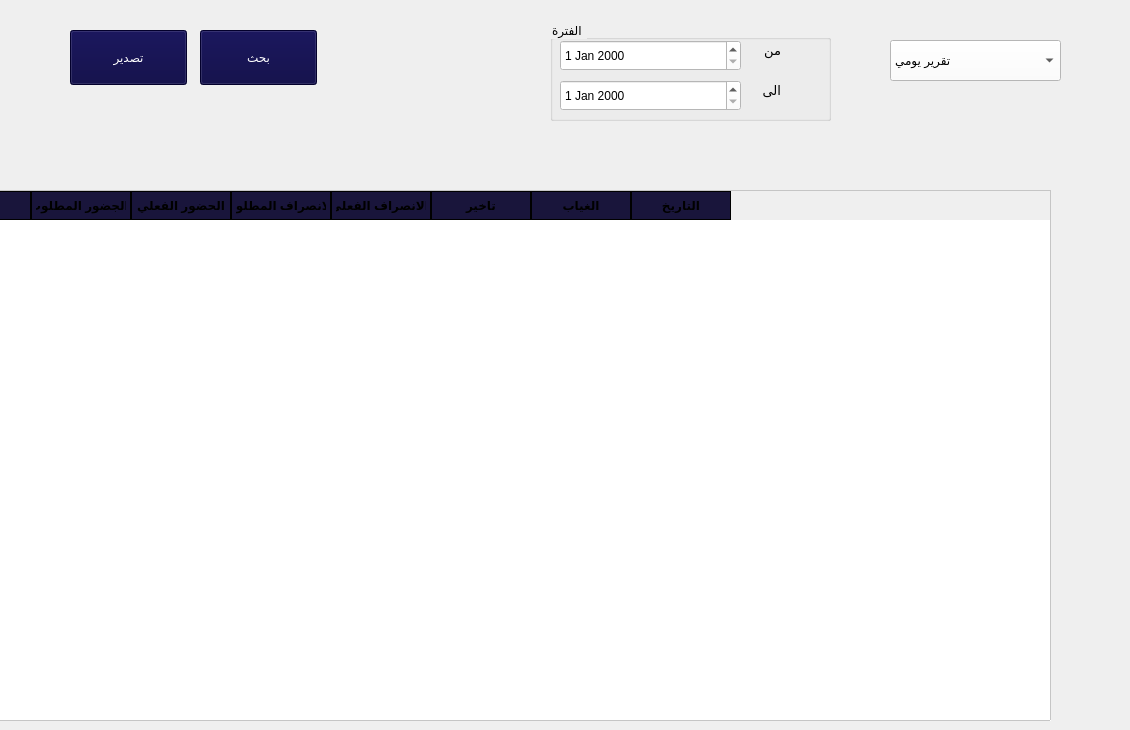
           <widget class="QWidget" name="tab_192">
            <attribute name="title">
             <string>تقرير جميع المعلمين</string>
            </attribute>
            <widget class="QGroupBox" name="groupBox_33">
             <property name="geometry">
              <rect>
               <x>550</x>
               <y>20</y>
               <width>281</width>
               <height>101</height>
              </rect>
             </property>
             <property name="styleSheet">
              <string notr="true">color: rgb(0, 0, 0);
font: 10pt &quot;MS Shell Dlg 2&quot;;</string>
             </property>
             <property name="title">
              <string>الفترة </string>
             </property>
             <widget class="QDateEdit" name="dateEdit_29">
              <property name="geometry">
               <rect>
                <x>10</x>
                <y>20</y>
                <width>181</width>
                <height>31</height>
               </rect>
              </property>
              <property name="styleSheet">
               <string notr="true">background-color: rgb(255, 255, 255);
color: rgb(0, 0, 0);</string>
              </property>
             </widget>
             <widget class="QDateEdit" name="dateEdit_30">
              <property name="geometry">
               <rect>
                <x>10</x>
                <y>60</y>
                <width>181</width>
                <height>31</height>
               </rect>
              </property>
              <property name="styleSheet">
               <string notr="true">background-color: rgb(255, 255, 255);
color: rgb(0, 0, 0);</string>
              </property>
             </widget>
             <widget class="QLabel" name="label_153">
              <property name="geometry">
               <rect>
                <x>200</x>
                <y>20</y>
                <width>31</width>
                <height>21</height>
               </rect>
              </property>
              <property name="font">
               <font>
                <pointsize>10</pointsize>
               </font>
              </property>
              <property name="text">
               <string>من</string>
              </property>
             </widget>
             <widget class="QLabel" name="label_154">
              <property name="geometry">
               <rect>
                <x>200</x>
                <y>60</y>
                <width>31</width>
                <height>21</height>
               </rect>
              </property>
              <property name="font">
               <font>
                <pointsize>10</pointsize>
               </font>
              </property>
              <property name="text">
               <string>الى</string>
              </property>
             </widget>
            </widget>
            <widget class="QTableWidget" name="tableWidget_33">
             <property name="geometry">
              <rect>
               <x>-70</x>
               <y>190</y>
               <width>1121</width>
               <height>531</height>
              </rect>
             </property>
             <property name="styleSheet">
              <string notr="true">QTableWidget {
    background-color: #FFFFFF;
    alternate-background-color:rgb(0, 0, 0);
    font: 9pt &quot;PT Bold Heading&quot;;
    font-weight: bold;
 color:rgb(0, 0, 0)
}

QHeaderView::section {
    background-color:rgb(25, 21, 59);
    border: 1px solid rgb(0, 0, 0);
    font-weight: bold;
    padding: 4px;
    text-align: center;
	font: 10pt &quot;PT Bold Heading&quot;;
}

QTableWidget::item:selected {
    background-color:rgb(25, 21, 65);
    color:rgb(255, 255, 255);
}</string>
             </property>
             <column>
              <property name="text">
               <string>الاسم</string>
              </property>
             </column>
             <column>
              <property name="text">
               <string>االجضور المطلوب</string>
              </property>
             </column>
             <column>
              <property name="text">
               <string>الحضور الفعلي</string>
              </property>
             </column>
             <column>
              <property name="text">
               <string>الانصراف المطلوب </string>
              </property>
             </column>
             <column>
              <property name="text">
               <string>الانصراف الفعلي </string>
              </property>
             </column>
             <column>
              <property name="text">
               <string>تاخير</string>
              </property>
             </column>
             <column>
              <property name="text">
               <string>الغياب</string>
              </property>
             </column>
             <column>
              <property name="text">
               <string>التاريخ</string>
              </property>
             </column>
            </widget>
            <widget class="QPushButton" name="pushButton_224">
             <property name="geometry">
              <rect>
               <x>200</x>
               <y>30</y>
               <width>117</width>
               <height>55</height>
              </rect>
             </property>
             <property name="layoutDirection">
              <enum>Qt::LeftToRight</enum>
             </property>
             <property name="styleSheet">
              <string notr="true">background-color:rgb(4, 0, 62);
color:rgb(255, 255, 255);
font: 15pt &quot;PT Bold Heading&quot;;</string>
             </property>
             <property name="text">
              <string>بحث</string>
             </property>
             <property name="icon">
              <iconset>
               <normaloff>../icons/add-to-28.svg</normaloff>../icons/add-to-28.svg</iconset>
             </property>
             <property name="iconSize">
              <size>
               <width>30</width>
               <height>30</height>
              </size>
             </property>
            </widget>
            <widget class="QComboBox" name="comboBox_55">
             <property name="geometry">
              <rect>
               <x>890</x>
               <y>40</y>
               <width>171</width>
               <height>41</height>
              </rect>
             </property>
             <property name="styleSheet">
              <string notr="true">color: rgb(0, 0, 0);
font: 10pt &quot;MS Shell Dlg 2&quot;;
background-color: rgb(255, 255, 255);</string>
             </property>
             <item>
              <property name="text">
               <string>تقرير يومي</string>
              </property>
             </item>
             <item>
              <property name="text">
               <string>تقرير اسبوعي</string>
              </property>
             </item>
             <item>
              <property name="text">
               <string>تقرير شهري </string>
              </property>
             </item>
             <item>
              <property name="text">
               <string>تقرير نصف ترم </string>
              </property>
             </item>
             <item>
              <property name="text">
               <string>تقرير سنوي </string>
              </property>
             </item>
             <item>
              <property name="text">
               <string>تقرير مخالفات</string>
              </property>
             </item>
            </widget>
            <widget class="QPushButton" name="pushButton_225">
             <property name="geometry">
              <rect>
               <x>70</x>
               <y>30</y>
               <width>117</width>
               <height>55</height>
              </rect>
             </property>
             <property name="layoutDirection">
              <enum>Qt::LeftToRight</enum>
             </property>
             <property name="styleSheet">
              <string notr="true">background-color:rgb(4, 0, 62);
color:rgb(255, 255, 255);
font: 15pt &quot;PT Bold Heading&quot;;</string>
             </property>
             <property name="text">
              <string>تصدير</string>
             </property>
             <property name="icon">
              <iconset>
               <normaloff>../icons/add-to-28.svg</normaloff>../icons/add-to-28.svg</iconset>
             </property>
             <property name="iconSize">
              <size>
               <width>30</width>
               <height>30</height>
              </size>
             </property>
            </widget>
           </widget>
